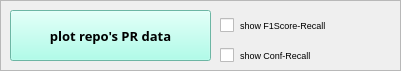
  <widget class="QFrame" name="frame_2">
   <property name="geometry">
    <rect>
     <x>800</x>
     <y>620</y>
     <width>401</width>
     <height>71</height>
    </rect>
   </property>
   <property name="styleSheet">
    <string notr="true">border-color: rgb(179, 255, 240);</string>
   </property>
   <property name="frameShape">
    <enum>QFrame::StyledPanel</enum>
   </property>
   <property name="frameShadow">
    <enum>QFrame::Raised</enum>
   </property>
   <widget class="QCheckBox" name="chb_showF1Score_for_plotRepo">
    <property name="geometry">
     <rect>
      <x>220</x>
      <y>10</y>
      <width>321</width>
      <height>31</height>
     </rect>
    </property>
    <property name="font">
     <font>
      <family>Arial</family>
      <pointsize>7</pointsize>
     </font>
    </property>
    <property name="text">
     <string>show F1Score-Recall</string>
    </property>
   </widget>
   <widget class="QPushButton" name="btn_plotRepoPR">
    <property name="geometry">
     <rect>
      <x>10</x>
      <y>10</y>
      <width>201</width>
      <height>51</height>
     </rect>
    </property>
    <property name="palette">
     <palette>
      <active>
       <colorrole role="WindowText">
        <brush brushstyle="SolidPattern">
         <color alpha="255">
          <red>0</red>
          <green>0</green>
          <blue>0</blue>
         </color>
        </brush>
       </colorrole>
       <colorrole role="Button">
        <brush brushstyle="SolidPattern">
         <color alpha="255">
          <red>152</red>
          <green>255</green>
          <blue>230</blue>
         </color>
        </brush>
       </colorrole>
       <colorrole role="Light">
        <brush brushstyle="SolidPattern">
         <color alpha="255">
          <red>23</red>
          <green>255</green>
          <blue>89</blue>
         </color>
        </brush>
       </colorrole>
       <colorrole role="Midlight">
        <brush brushstyle="SolidPattern">
         <color alpha="255">
          <red>14</red>
          <green>218</green>
          <blue>72</blue>
         </color>
        </brush>
       </colorrole>
       <colorrole role="Dark">
        <brush brushstyle="SolidPattern">
         <color alpha="255">
          <red>2</red>
          <green>90</green>
          <blue>27</blue>
         </color>
        </brush>
       </colorrole>
       <colorrole role="Mid">
        <brush brushstyle="SolidPattern">
         <color alpha="255">
          <red>3</red>
          <green>121</green>
          <blue>36</blue>
         </color>
        </brush>
       </colorrole>
       <colorrole role="Text">
        <brush brushstyle="SolidPattern">
         <color alpha="255">
          <red>0</red>
          <green>0</green>
          <blue>0</blue>
         </color>
        </brush>
       </colorrole>
       <colorrole role="BrightText">
        <brush brushstyle="SolidPattern">
         <color alpha="255">
          <red>255</red>
          <green>255</green>
          <blue>255</blue>
         </color>
        </brush>
       </colorrole>
       <colorrole role="ButtonText">
        <brush brushstyle="SolidPattern">
         <color alpha="255">
          <red>0</red>
          <green>0</green>
          <blue>0</blue>
         </color>
        </brush>
       </colorrole>
       <colorrole role="Base">
        <brush brushstyle="SolidPattern">
         <color alpha="255">
          <red>152</red>
          <green>255</green>
          <blue>230</blue>
         </color>
        </brush>
       </colorrole>
       <colorrole role="Window">
        <brush brushstyle="SolidPattern">
         <color alpha="255">
          <red>152</red>
          <green>255</green>
          <blue>230</blue>
         </color>
        </brush>
       </colorrole>
       <colorrole role="Shadow">
        <brush brushstyle="SolidPattern">
         <color alpha="255">
          <red>0</red>
          <green>0</green>
          <blue>0</blue>
         </color>
        </brush>
       </colorrole>
       <colorrole role="Highlight">
        <brush brushstyle="SolidPattern">
         <color alpha="255">
          <red>240</red>
          <green>119</green>
          <blue>70</blue>
         </color>
        </brush>
       </colorrole>
       <colorrole role="AlternateBase">
        <brush brushstyle="SolidPattern">
         <color alpha="255">
          <red>130</red>
          <green>218</green>
          <blue>155</blue>
         </color>
        </brush>
       </colorrole>
       <colorrole role="ToolTipBase">
        <brush brushstyle="SolidPattern">
         <color alpha="255">
          <red>255</red>
          <green>255</green>
          <blue>220</blue>
         </color>
        </brush>
       </colorrole>
       <colorrole role="ToolTipText">
        <brush brushstyle="SolidPattern">
         <color alpha="255">
          <red>0</red>
          <green>0</green>
          <blue>0</blue>
         </color>
        </brush>
       </colorrole>
       <colorrole role="PlaceholderText">
        <brush brushstyle="NoBrush">
         <color alpha="128">
          <red>0</red>
          <green>0</green>
          <blue>0</blue>
         </color>
        </brush>
       </colorrole>
      </active>
      <inactive>
       <colorrole role="WindowText">
        <brush brushstyle="SolidPattern">
         <color alpha="255">
          <red>0</red>
          <green>0</green>
          <blue>0</blue>
         </color>
        </brush>
       </colorrole>
       <colorrole role="Button">
        <brush brushstyle="SolidPattern">
         <color alpha="255">
          <red>152</red>
          <green>255</green>
          <blue>230</blue>
         </color>
        </brush>
       </colorrole>
       <colorrole role="Light">
        <brush brushstyle="SolidPattern">
         <color alpha="255">
          <red>23</red>
          <green>255</green>
          <blue>89</blue>
         </color>
        </brush>
       </colorrole>
       <colorrole role="Midlight">
        <brush brushstyle="SolidPattern">
         <color alpha="255">
          <red>14</red>
          <green>218</green>
          <blue>72</blue>
         </color>
        </brush>
       </colorrole>
       <colorrole role="Dark">
        <brush brushstyle="SolidPattern">
         <color alpha="255">
          <red>2</red>
          <green>90</green>
          <blue>27</blue>
         </color>
        </brush>
       </colorrole>
       <colorrole role="Mid">
        <brush brushstyle="SolidPattern">
         <color alpha="255">
          <red>3</red>
          <green>121</green>
          <blue>36</blue>
         </color>
        </brush>
       </colorrole>
       <colorrole role="Text">
        <brush brushstyle="SolidPattern">
         <color alpha="255">
          <red>0</red>
          <green>0</green>
          <blue>0</blue>
         </color>
        </brush>
       </colorrole>
       <colorrole role="BrightText">
        <brush brushstyle="SolidPattern">
         <color alpha="255">
          <red>255</red>
          <green>255</green>
          <blue>255</blue>
         </color>
        </brush>
       </colorrole>
       <colorrole role="ButtonText">
        <brush brushstyle="SolidPattern">
         <color alpha="255">
          <red>0</red>
          <green>0</green>
          <blue>0</blue>
         </color>
        </brush>
       </colorrole>
       <colorrole role="Base">
        <brush brushstyle="SolidPattern">
         <color alpha="255">
          <red>152</red>
          <green>255</green>
          <blue>230</blue>
         </color>
        </brush>
       </colorrole>
       <colorrole role="Window">
        <brush brushstyle="SolidPattern">
         <color alpha="255">
          <red>152</red>
          <green>255</green>
          <blue>230</blue>
         </color>
        </brush>
       </colorrole>
       <colorrole role="Shadow">
        <brush brushstyle="SolidPattern">
         <color alpha="255">
          <red>0</red>
          <green>0</green>
          <blue>0</blue>
         </color>
        </brush>
       </colorrole>
       <colorrole role="Highlight">
        <brush brushstyle="SolidPattern">
         <color alpha="255">
          <red>8</red>
          <green>152</green>
          <blue>61</blue>
         </color>
        </brush>
       </colorrole>
       <colorrole role="AlternateBase">
        <brush brushstyle="SolidPattern">
         <color alpha="255">
          <red>130</red>
          <green>218</green>
          <blue>155</blue>
         </color>
        </brush>
       </colorrole>
       <colorrole role="ToolTipBase">
        <brush brushstyle="SolidPattern">
         <color alpha="255">
          <red>255</red>
          <green>255</green>
          <blue>220</blue>
         </color>
        </brush>
       </colorrole>
       <colorrole role="ToolTipText">
        <brush brushstyle="SolidPattern">
         <color alpha="255">
          <red>0</red>
          <green>0</green>
          <blue>0</blue>
         </color>
        </brush>
       </colorrole>
       <colorrole role="PlaceholderText">
        <brush brushstyle="NoBrush">
         <color alpha="128">
          <red>0</red>
          <green>0</green>
          <blue>0</blue>
         </color>
        </brush>
       </colorrole>
      </inactive>
      <disabled>
       <colorrole role="WindowText">
        <brush brushstyle="SolidPattern">
         <color alpha="255">
          <red>2</red>
          <green>90</green>
          <blue>27</blue>
         </color>
        </brush>
       </colorrole>
       <colorrole role="Button">
        <brush brushstyle="SolidPattern">
         <color alpha="255">
          <red>152</red>
          <green>255</green>
          <blue>230</blue>
         </color>
        </brush>
       </colorrole>
       <colorrole role="Light">
        <brush brushstyle="SolidPattern">
         <color alpha="255">
          <red>23</red>
          <green>255</green>
          <blue>89</blue>
         </color>
        </brush>
       </colorrole>
       <colorrole role="Midlight">
        <brush brushstyle="SolidPattern">
         <color alpha="255">
          <red>14</red>
          <green>218</green>
          <blue>72</blue>
         </color>
        </brush>
       </colorrole>
       <colorrole role="Dark">
        <brush brushstyle="SolidPattern">
         <color alpha="255">
          <red>2</red>
          <green>90</green>
          <blue>27</blue>
         </color>
        </brush>
       </colorrole>
       <colorrole role="Mid">
        <brush brushstyle="SolidPattern">
         <color alpha="255">
          <red>3</red>
          <green>121</green>
          <blue>36</blue>
         </color>
        </brush>
       </colorrole>
       <colorrole role="Text">
        <brush brushstyle="SolidPattern">
         <color alpha="255">
          <red>2</red>
          <green>90</green>
          <blue>27</blue>
         </color>
        </brush>
       </colorrole>
       <colorrole role="BrightText">
        <brush brushstyle="SolidPattern">
         <color alpha="255">
          <red>255</red>
          <green>255</green>
          <blue>255</blue>
         </color>
        </brush>
       </colorrole>
       <colorrole role="ButtonText">
        <brush brushstyle="SolidPattern">
         <color alpha="255">
          <red>2</red>
          <green>90</green>
          <blue>27</blue>
         </color>
        </brush>
       </colorrole>
       <colorrole role="Base">
        <brush brushstyle="SolidPattern">
         <color alpha="255">
          <red>152</red>
          <green>255</green>
          <blue>230</blue>
         </color>
        </brush>
       </colorrole>
       <colorrole role="Window">
        <brush brushstyle="SolidPattern">
         <color alpha="255">
          <red>152</red>
          <green>255</green>
          <blue>230</blue>
         </color>
        </brush>
       </colorrole>
       <colorrole role="Shadow">
        <brush brushstyle="SolidPattern">
         <color alpha="255">
          <red>0</red>
          <green>0</green>
          <blue>0</blue>
         </color>
        </brush>
       </colorrole>
       <colorrole role="Highlight">
        <brush brushstyle="SolidPattern">
         <color alpha="255">
          <red>240</red>
          <green>240</green>
          <blue>240</blue>
         </color>
        </brush>
       </colorrole>
       <colorrole role="AlternateBase">
        <brush brushstyle="SolidPattern">
         <color alpha="255">
          <red>5</red>
          <green>181</green>
          <blue>55</blue>
         </color>
        </brush>
       </colorrole>
       <colorrole role="ToolTipBase">
        <brush brushstyle="SolidPattern">
         <color alpha="255">
          <red>255</red>
          <green>255</green>
          <blue>220</blue>
         </color>
        </brush>
       </colorrole>
       <colorrole role="ToolTipText">
        <brush brushstyle="SolidPattern">
         <color alpha="255">
          <red>0</red>
          <green>0</green>
          <blue>0</blue>
         </color>
        </brush>
       </colorrole>
       <colorrole role="PlaceholderText">
        <brush brushstyle="NoBrush">
         <color alpha="128">
          <red>0</red>
          <green>0</green>
          <blue>0</blue>
         </color>
        </brush>
       </colorrole>
      </disabled>
     </palette>
    </property>
    <property name="font">
     <font>
      <family>Arial Black</family>
      <pointsize>10</pointsize>
      <weight>75</weight>
      <bold>true</bold>
     </font>
    </property>
    <property name="toolTip">
     <string>The configurations will be applied in a random ground truth image.</string>
    </property>
    <property name="styleSheet">
     <string notr="true">background-color: rgb(152, 255, 230);</string>
    </property>
    <property name="text">
     <string>plot repo's PR data</string>
    </property>
   </widget>
   <widget class="QCheckBox" name="chb_showConfidence_for_plotRepo">
    <property name="geometry">
     <rect>
      <x>220</x>
      <y>40</y>
      <width>321</width>
      <height>31</height>
     </rect>
    </property>
    <property name="font">
     <font>
      <family>Arial</family>
      <pointsize>7</pointsize>
     </font>
    </property>
    <property name="text">
     <string>show Conf-Recall</string>
    </property>
   </widget>
  </widget>
